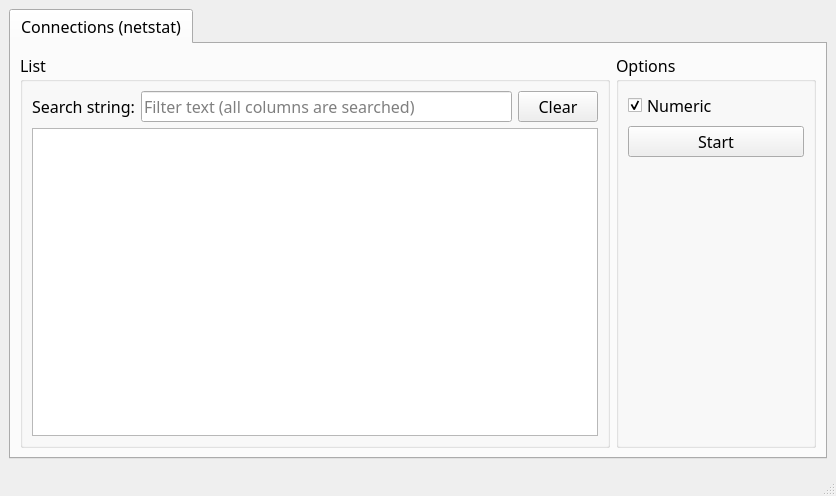
<?xml version="1.0" encoding="UTF-8"?>
<ui version="4.0">
 <class>MainWindow_connections</class>
 <widget class="QMainWindow" name="MainWindow_connections">
  <property name="windowModality">
   <enum>Qt::WindowModal</enum>
  </property>
  <property name="geometry">
   <rect>
    <x>0</x>
    <y>0</y>
    <width>836</width>
    <height>496</height>
   </rect>
  </property>
  <property name="font">
   <font>
    <family>Ubuntu Mono</family>
    <pointsize>12</pointsize>
   </font>
  </property>
  <property name="focusPolicy">
   <enum>Qt::StrongFocus</enum>
  </property>
  <property name="contextMenuPolicy">
   <enum>Qt::NoContextMenu</enum>
  </property>
  <property name="windowTitle">
   <string>Connections</string>
  </property>
  <widget class="QWidget" name="centralwidget">
   <layout class="QHBoxLayout" name="horizontalLayout_2">
    <item>
     <widget class="QTabWidget" name="tabWidget">
      <property name="focusPolicy">
       <enum>Qt::StrongFocus</enum>
      </property>
      <property name="contextMenuPolicy">
       <enum>Qt::NoContextMenu</enum>
      </property>
      <property name="currentIndex">
       <number>0</number>
      </property>
      <widget class="QWidget" name="tab_ns">
       <attribute name="title">
        <string>Connections (netstat)</string>
       </attribute>
       <layout class="QHBoxLayout" name="horizontalLayout_3">
        <item>
         <layout class="QHBoxLayout" name="horizontalLayout">
          <item>
           <widget class="QGroupBox" name="groupBox">
            <property name="title">
             <string>List</string>
            </property>
            <layout class="QVBoxLayout" name="verticalLayout_4">
             <item>
              <layout class="QHBoxLayout" name="horizontalLayout_4">
               <item>
                <widget class="QLabel" name="filterLabel">
                 <property name="text">
                  <string>Search string:</string>
                 </property>
                </widget>
               </item>
               <item>
                <widget class="QLineEdit" name="filterLineEdit">
                 <property name="enabled">
                  <bool>true</bool>
                 </property>
                 <property name="text">
                  <string/>
                 </property>
                 <property name="maxLength">
                  <number>200</number>
                 </property>
                 <property name="frame">
                  <bool>true</bool>
                 </property>
                 <property name="readOnly">
                  <bool>false</bool>
                 </property>
                 <property name="placeholderText">
                  <string>Filter text (all columns are searched)</string>
                 </property>
                </widget>
               </item>
               <item>
                <widget class="QPushButton" name="pushButton_clear">
                 <property name="text">
                  <string>Clear</string>
                 </property>
                </widget>
               </item>
              </layout>
             </item>
             <item>
              <widget class="QTableView" name="tableView_netstat">
               <property name="autoScroll">
                <bool>false</bool>
               </property>
               <property name="editTriggers">
                <set>QAbstractItemView::NoEditTriggers</set>
               </property>
               <property name="showDropIndicator" stdset="0">
                <bool>false</bool>
               </property>
               <property name="dragDropOverwriteMode">
                <bool>false</bool>
               </property>
               <property name="selectionMode">
                <enum>QAbstractItemView::SingleSelection</enum>
               </property>
               <property name="selectionBehavior">
                <enum>QAbstractItemView::SelectRows</enum>
               </property>
               <property name="sortingEnabled">
                <bool>true</bool>
               </property>
              </widget>
             </item>
            </layout>
           </widget>
          </item>
          <item>
           <widget class="QGroupBox" name="groupBox_2">
            <property name="minimumSize">
             <size>
              <width>200</width>
              <height>0</height>
             </size>
            </property>
            <property name="maximumSize">
             <size>
              <width>200</width>
              <height>16777215</height>
             </size>
            </property>
            <property name="title">
             <string>Options</string>
            </property>
            <layout class="QVBoxLayout" name="verticalLayout_2">
             <item>
              <layout class="QVBoxLayout" name="verticalLayout">
               <item>
                <widget class="QCheckBox" name="checkBox_numeric">
                 <property name="text">
                  <string>Numeric</string>
                 </property>
                 <property name="checked">
                  <bool>true</bool>
                 </property>
                </widget>
               </item>
               <item>
                <widget class="QPushButton" name="pushButton_start_netstat">
                 <property name="text">
                  <string>Start</string>
                 </property>
                </widget>
               </item>
               <item>
                <spacer name="verticalSpacer">
                 <property name="orientation">
                  <enum>Qt::Vertical</enum>
                 </property>
                 <property name="sizeHint" stdset="0">
                  <size>
                   <width>20</width>
                   <height>40</height>
                  </size>
                 </property>
                </spacer>
               </item>
              </layout>
             </item>
            </layout>
           </widget>
          </item>
         </layout>
        </item>
       </layout>
      </widget>
     </widget>
    </item>
   </layout>
  </widget>
  <widget class="QStatusBar" name="statusbar"/>
 </widget>
 <tabstops>
  <tabstop>pushButton_start_netstat</tabstop>
  <tabstop>checkBox_numeric</tabstop>
  <tabstop>filterLineEdit</tabstop>
  <tabstop>pushButton_clear</tabstop>
  <tabstop>tableView_netstat</tabstop>
  <tabstop>tabWidget</tabstop>
 </tabstops>
 <resources/>
 <connections/>
</ui>
